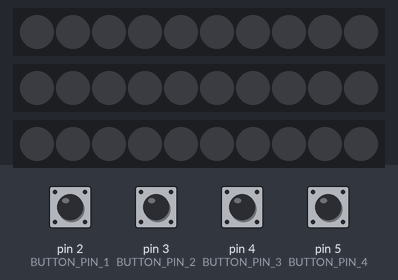
Simulated run of this sketch. Board: Arduino Uno, built with avr-gcc and run on an emulated ATmega328P. On the bench: 3 × 10 RGB LEDs in strip order, left to right. Inputs (shaded band) come from the test bench; at power-on: pin 2 (BUTTON_PIN_1), pin 3 (BUTTON_PIN_2), pin 4 (BUTTON_PIN_3), pin 5 (BUTTON_PIN_4) HIGH. Random numbers use the default seed unless the sketch sets one.

Above: at 1.2 s.
1.3 s: pin 2 (BUTTON_PIN_1) pulled LOW for 0.15 s
At 1.9 s:
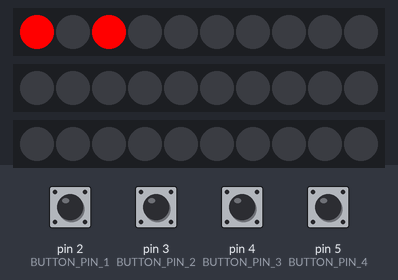
2.9 s: pin 2 (BUTTON_PIN_1) pulled LOW for 1 s
At 4.3 s:
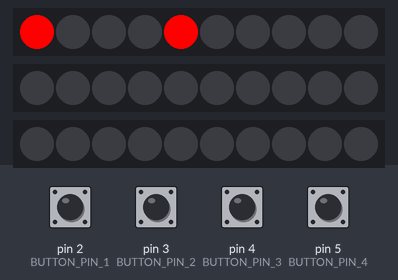
5.4 s: pin 2 (BUTTON_PIN_1) pulled LOW for 0.15 s
At 6.2 s:
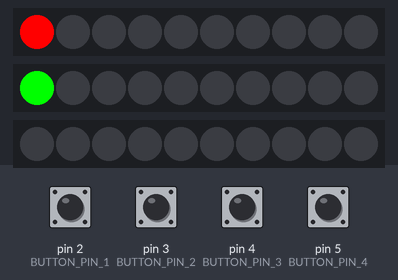
7.0 s: pin 3 (BUTTON_PIN_2) pulled LOW for 0.15 s
At 7.4 s:
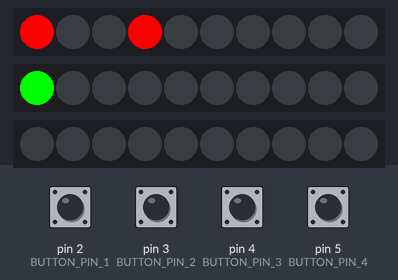
8.6 s: pin 4 (BUTTON_PIN_3) pulled LOW for 0.15 s
At 9.8 s:
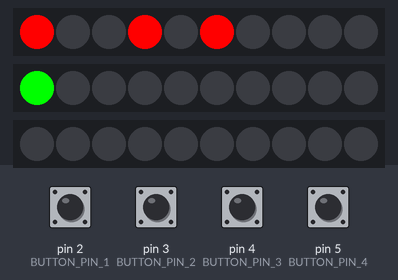
10.2 s: pin 5 (BUTTON_PIN_4) pulled LOW for 0.15 s
At 11.1 s:
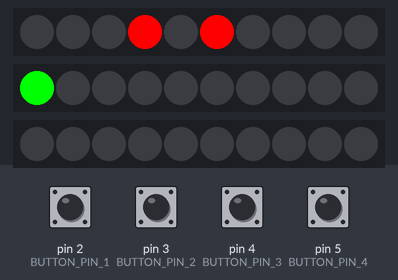
Timing chart, 0 to 12.8 s (numbered marks = the images above; inputs shaded):
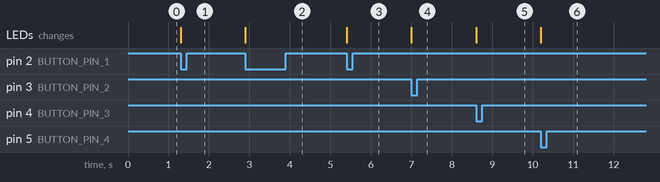

The sketch:

game_MK_2.ino
```cpp
#include <Adafruit_NeoPixel.h>

#define NUM_LEDS_STRIP 10  // Number of LEDs in each strip
#define NUM_STRIPS 3       // Number of LED strips
#define LED_PIN_1 6        // Data pin for the first LED strip
#define LED_PIN_2 7        // Data pin for the second LED strip
#define LED_PIN_3 8        // Data pin for the third LED strip

#define BUTTON_PIN_1 2     // Button pin for player 1
#define BUTTON_PIN_2 3     // Button pin for player 2
#define BUTTON_PIN_3 4     // Button pin for player 3
#define BUTTON_PIN_4 5     // Button pin for player 4

Adafruit_NeoPixel strip1 = Adafruit_NeoPixel(NUM_LEDS_STRIP, LED_PIN_1, NEO_GRB + NEO_KHZ800);
Adafruit_NeoPixel strip2 = Adafruit_NeoPixel(NUM_LEDS_STRIP, LED_PIN_2, NEO_GRB + NEO_KHZ800);
Adafruit_NeoPixel strip3 = Adafruit_NeoPixel(NUM_LEDS_STRIP, LED_PIN_3, NEO_GRB + NEO_KHZ800);

int playerPositions[4] = {0, 0, 0, 0};  // Player positions on the board
int diceValue;

void setup() {
  strip1.begin();
  strip2.begin();
  strip3.begin();

  strip1.show();
  strip2.show();
  strip3.show();

  pinMode(BUTTON_PIN_1, INPUT_PULLUP);
  pinMode(BUTTON_PIN_2, INPUT_PULLUP);
  pinMode(BUTTON_PIN_3, INPUT_PULLUP);
  pinMode(BUTTON_PIN_4, INPUT_PULLUP);
}

void loop() {
  // Check for button presses
  checkButtonPress(BUTTON_PIN_1, 0);
  checkButtonPress(BUTTON_PIN_2, 1);
  checkButtonPress(BUTTON_PIN_3, 2);
  checkButtonPress(BUTTON_PIN_4, 3);
}

void checkButtonPress(int buttonPin, int player) {
  if (digitalRead(buttonPin) == LOW) {
    // Button is pressed, roll the dice
    diceValue = random(1, 7);  // Generates a random number between 1 and 6

    // Update player position
    playerPositions[player] += diceValue;

    // Update LED strips based on player positions
    updateLEDs();

    // Check for chutes and ladders
    checkChutesAndLadders();

    // Delay for visual effect (you can adjust this based on your preference)
    delay(1000);
  }
}

void updateLEDs() {
  // Clear all LEDs
  clearLEDs();

  // Update LEDs based on player positions
  for (int i = 0; i < 4; i++) {
    int stripNum = playerPositions[i] / NUM_LEDS_STRIP;
    int ledNum = playerPositions[i] % NUM_LEDS_STRIP;

    if (stripNum == 0) {
      strip1.setPixelColor(ledNum, 255, 0, 0);  // Red for player 1
    } else if (stripNum == 1) {
      strip2.setPixelColor(ledNum, 0, 255, 0);  // Green for player 2
    } else if (stripNum == 2) {
      strip3.setPixelColor(ledNum, 0, 0, 255);  // Blue for player 3
    }
  }

  // Show the updated LEDs
  strip1.show();
  strip2.show();
  strip3.show();
}

void clearLEDs() {
  // Turn off all LEDs
  strip1.clear();
  strip2.clear();
  strip3.clear();
}

void checkChutesAndLadders() {
  // Implement the logic for chutes and ladders here
  // Update player positions accordingly
  // You may need a lookup table or specific rules based on the game board
}
```

Measured:
- after the input at 1.3 s, the LEDs: change at once (image 1)
- after the input at 2.9 s, the LEDs: change at once (image 2)
- after the input at 5.4 s, the LEDs: change at once (image 3)
- after the input at 7.0 s, the LEDs: change at once (image 4)
- after the input at 8.6 s, the LEDs: change at once (image 5)
- after the input at 10.2 s, the LEDs: change at once (image 6)
